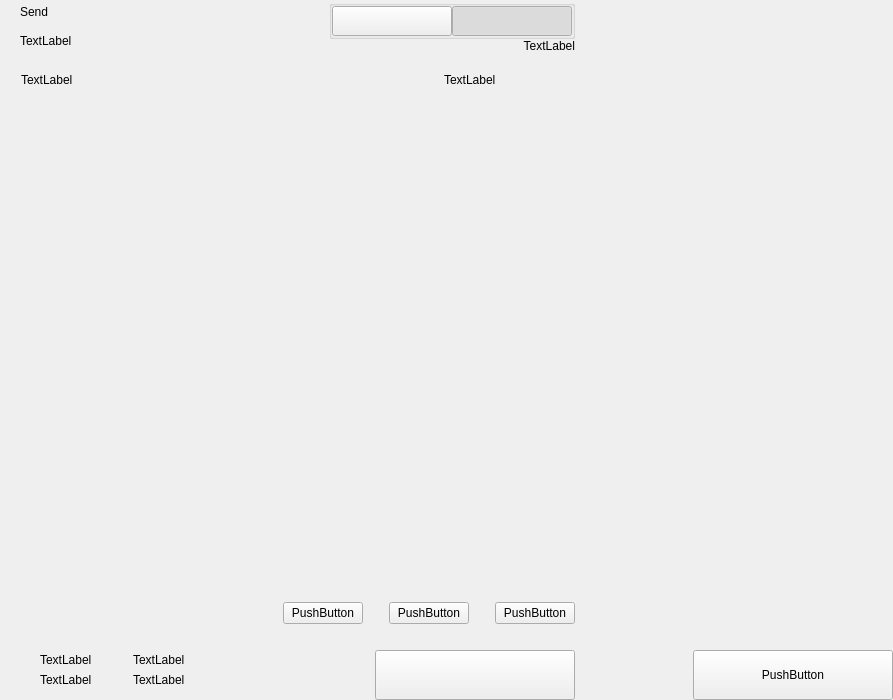
<?xml version="1.0" encoding="UTF-8"?>
<ui version="4.0">
 <class>send</class>
 <widget class="QWidget" name="send">
  <property name="geometry">
   <rect>
    <x>0</x>
    <y>0</y>
    <width>893</width>
    <height>700</height>
   </rect>
  </property>
  <property name="windowTitle">
   <string>Form</string>
  </property>
  <layout class="QHBoxLayout" name="horizontalLayout_2" stretch="2,1">
   <property name="spacing">
    <number>0</number>
   </property>
   <property name="leftMargin">
    <number>0</number>
   </property>
   <property name="topMargin">
    <number>0</number>
   </property>
   <property name="rightMargin">
    <number>0</number>
   </property>
   <property name="bottomMargin">
    <number>0</number>
   </property>
   <item>
    <widget class="QWidget" name="left" native="true">
     <layout class="QVBoxLayout" name="verticalLayout_3">
      <property name="spacing">
       <number>0</number>
      </property>
      <property name="leftMargin">
       <number>0</number>
      </property>
      <property name="topMargin">
       <number>0</number>
      </property>
      <property name="rightMargin">
       <number>0</number>
      </property>
      <property name="bottomMargin">
       <number>0</number>
      </property>
      <item>
       <layout class="QVBoxLayout" name="verticalLayout_22" stretch="0,0,0,1,0,0,0,0">
        <property name="spacing">
         <number>0</number>
        </property>
        <item>
         <layout class="QHBoxLayout" name="horizontalLayout_3">
          <property name="spacing">
           <number>0</number>
          </property>
          <property name="leftMargin">
           <number>20</number>
          </property>
          <property name="rightMargin">
           <number>20</number>
          </property>
          <item>
           <layout class="QVBoxLayout" name="verticalLayout">
            <property name="spacing">
             <number>5</number>
            </property>
            <item>
             <widget class="QLabel" name="labelTitle">
              <property name="text">
               <string>Send</string>
              </property>
              <property name="alignment">
               <set>Qt::AlignLeading|Qt::AlignLeft|Qt::AlignVCenter</set>
              </property>
             </widget>
            </item>
            <item>
             <widget class="QLabel" name="labelSubtitle1">
              <property name="text">
               <string>TextLabel</string>
              </property>
             </widget>
            </item>
           </layout>
          </item>
          <item>
           <spacer name="horizontalSpacer">
            <property name="orientation">
             <enum>Qt::Horizontal</enum>
            </property>
            <property name="sizeHint" stdset="0">
             <size>
              <width>40</width>
              <height>20</height>
             </size>
            </property>
           </spacer>
          </item>
          <item>
           <layout class="QVBoxLayout" name="verticalLayout_6">
            <property name="spacing">
             <number>0</number>
            </property>
            <item>
             <widget class="QGroupBox" name="groupBox">
              <property name="title">
               <string/>
              </property>
              <property name="alignment">
               <set>Qt::AlignLeading|Qt::AlignLeft|Qt::AlignTop</set>
              </property>
              <layout class="QHBoxLayout" name="horizontalLayout_4">
               <property name="spacing">
                <number>0</number>
               </property>
               <property name="leftMargin">
                <number>0</number>
               </property>
               <property name="topMargin">
                <number>0</number>
               </property>
               <property name="rightMargin">
                <number>0</number>
               </property>
               <property name="bottomMargin">
                <number>0</number>
               </property>
               <item>
                <widget class="QPushButton" name="pushLeft">
                 <property name="minimumSize">
                  <size>
                   <width>120</width>
                   <height>30</height>
                  </size>
                 </property>
                 <property name="maximumSize">
                  <size>
                   <width>120</width>
                   <height>30</height>
                  </size>
                 </property>
                 <property name="focusPolicy">
                  <enum>Qt::NoFocus</enum>
                 </property>
                 <property name="text">
                  <string/>
                 </property>
                 <property name="checkable">
                  <bool>true</bool>
                 </property>
                 <property name="autoExclusive">
                  <bool>true</bool>
                 </property>
                </widget>
               </item>
               <item>
                <widget class="QPushButton" name="pushRight">
                 <property name="minimumSize">
                  <size>
                   <width>120</width>
                   <height>30</height>
                  </size>
                 </property>
                 <property name="maximumSize">
                  <size>
                   <width>120</width>
                   <height>30</height>
                  </size>
                 </property>
                 <property name="focusPolicy">
                  <enum>Qt::NoFocus</enum>
                 </property>
                 <property name="text">
                  <string/>
                 </property>
                 <property name="checkable">
                  <bool>true</bool>
                 </property>
                 <property name="checked">
                  <bool>true</bool>
                 </property>
                 <property name="autoExclusive">
                  <bool>true</bool>
                 </property>
                </widget>
               </item>
              </layout>
             </widget>
            </item>
            <item>
             <widget class="QLabel" name="labelSubtitle2">
              <property name="text">
               <string>TextLabel</string>
              </property>
              <property name="alignment">
               <set>Qt::AlignRight|Qt::AlignTrailing|Qt::AlignVCenter</set>
              </property>
             </widget>
            </item>
           </layout>
          </item>
         </layout>
        </item>
        <item>
         <spacer name="verticalSpacer_2">
          <property name="orientation">
           <enum>Qt::Vertical</enum>
          </property>
          <property name="sizeType">
           <enum>QSizePolicy::Fixed</enum>
          </property>
          <property name="sizeHint" stdset="0">
           <size>
            <width>20</width>
            <height>20</height>
           </size>
          </property>
         </spacer>
        </item>
        <item>
         <layout class="QHBoxLayout" name="horizontalLayout" stretch="6,0,2">
          <property name="spacing">
           <number>0</number>
          </property>
          <property name="leftMargin">
           <number>10</number>
          </property>
          <property name="topMargin">
           <number>0</number>
          </property>
          <property name="rightMargin">
           <number>20</number>
          </property>
          <property name="bottomMargin">
           <number>0</number>
          </property>
          <item>
           <widget class="QLabel" name="labelSubtitleAddress">
            <property name="styleSheet">
             <string notr="true">margin-left:8px;</string>
            </property>
            <property name="text">
             <string>TextLabel</string>
            </property>
           </widget>
          </item>
          <item>
           <spacer name="horizontalSpacer_3">
            <property name="orientation">
             <enum>Qt::Horizontal</enum>
            </property>
            <property name="sizeType">
             <enum>QSizePolicy::Fixed</enum>
            </property>
            <property name="sizeHint" stdset="0">
             <size>
              <width>40</width>
              <height>1</height>
             </size>
            </property>
           </spacer>
          </item>
          <item>
           <widget class="QLabel" name="labelSubtitleAmount">
            <property name="text">
             <string>TextLabel</string>
            </property>
           </widget>
          </item>
         </layout>
        </item>
        <item>
         <widget class="QScrollArea" name="scrollArea">
          <property name="minimumSize">
           <size>
            <width>0</width>
            <height>350</height>
           </size>
          </property>
          <property name="styleSheet">
           <string notr="true">#scrollArea {
            background:transparent;
            margin-top:10px;
}</string>
          </property>
          <property name="horizontalScrollBarPolicy">
           <enum>Qt::ScrollBarAlwaysOff</enum>
          </property>
          <property name="sizeAdjustPolicy">
           <enum>QAbstractScrollArea::AdjustIgnored</enum>
          </property>
          <property name="widgetResizable">
           <bool>true</bool>
          </property>
          <property name="alignment">
           <set>Qt::AlignLeading|Qt::AlignLeft|Qt::AlignTop</set>
          </property>
          <widget class="QWidget" name="scrollAreaWidgetContents">
           <property name="geometry">
            <rect>
             <x>0</x>
             <y>0</y>
             <width>591</width>
             <height>16</height>
            </rect>
           </property>
           <property name="sizePolicy">
            <sizepolicy hsizetype="Preferred" vsizetype="Maximum">
             <horstretch>0</horstretch>
             <verstretch>0</verstretch>
            </sizepolicy>
           </property>
           <property name="autoFillBackground">
            <bool>false</bool>
           </property>
           <property name="styleSheet">
            <string notr="true">#scrollAreaWidgetContents {
             background:transparent;
             }</string>
           </property>
           <layout class="QVBoxLayout" name="verticalLayout_7">
            <property name="spacing">
             <number>0</number>
            </property>
            <property name="sizeConstraint">
             <enum>QLayout::SetDefaultConstraint</enum>
            </property>
            <property name="leftMargin">
             <number>0</number>
            </property>
            <property name="topMargin">
             <number>0</number>
            </property>
            <property name="rightMargin">
             <number>0</number>
            </property>
            <property name="bottomMargin">
             <number>0</number>
            </property>
           </layout>
          </widget>
         </widget>
        </item>
        <item>
         <spacer name="verticalSpacer_4">
          <property name="orientation">
           <enum>Qt::Vertical</enum>
          </property>
          <property name="sizeType">
           <enum>QSizePolicy::Fixed</enum>
          </property>
          <property name="sizeHint" stdset="0">
           <size>
            <width>20</width>
            <height>20</height>
           </size>
          </property>
         </spacer>
        </item>
        <item>
         <layout class="QHBoxLayout" name="horizontalLayout_20">
          <property name="spacing">
           <number>6</number>
          </property>
          <property name="rightMargin">
           <number>20</number>
          </property>
          <item>
           <spacer name="horizontalSpacer_4">
            <property name="orientation">
             <enum>Qt::Horizontal</enum>
            </property>
            <property name="sizeHint" stdset="0">
             <size>
              <width>40</width>
              <height>20</height>
             </size>
            </property>
           </spacer>
          </item>
          <item>
           <widget class="QPushButton" name="pushButtonFee">
            <property name="focusPolicy">
             <enum>Qt::NoFocus</enum>
            </property>
            <property name="text">
             <string>PushButton</string>
            </property>
           </widget>
          </item>
          <item>
           <spacer name="horizontalSpacer_11">
            <property name="orientation">
             <enum>Qt::Horizontal</enum>
            </property>
            <property name="sizeType">
             <enum>QSizePolicy::Minimum</enum>
            </property>
            <property name="sizeHint" stdset="0">
             <size>
              <width>20</width>
              <height>20</height>
             </size>
            </property>
           </spacer>
          </item>
          <item>
           <widget class="QPushButton" name="pushButtonClear">
            <property name="focusPolicy">
             <enum>Qt::NoFocus</enum>
            </property>
            <property name="layoutDirection">
             <enum>Qt::RightToLeft</enum>
            </property>
            <property name="text">
             <string>PushButton</string>
            </property>
           </widget>
          </item>
          <item>
           <spacer name="horizontalSpacer_6">
            <property name="orientation">
             <enum>Qt::Horizontal</enum>
            </property>
            <property name="sizeType">
             <enum>QSizePolicy::Fixed</enum>
            </property>
            <property name="sizeHint" stdset="0">
             <size>
              <width>20</width>
              <height>20</height>
             </size>
            </property>
           </spacer>
          </item>
          <item>
           <widget class="QPushButton" name="pushButtonAddRecipient">
            <property name="focusPolicy">
             <enum>Qt::NoFocus</enum>
            </property>
            <property name="text">
             <string>PushButton</string>
            </property>
           </widget>
          </item>
         </layout>
        </item>
        <item>
         <spacer name="verticalSpacer">
          <property name="orientation">
           <enum>Qt::Vertical</enum>
          </property>
          <property name="sizeType">
           <enum>QSizePolicy::Fixed</enum>
          </property>
          <property name="sizeHint" stdset="0">
           <size>
            <width>20</width>
            <height>16</height>
           </size>
          </property>
         </spacer>
        </item>
        <item>
         <layout class="QHBoxLayout" name="horizontalLayout_7">
          <property name="rightMargin">
           <number>20</number>
          </property>
          <item>
           <layout class="QHBoxLayout" name="horizontalLayout_10">
            <property name="spacing">
             <number>0</number>
            </property>
            <property name="leftMargin">
             <number>8</number>
            </property>
            <item>
             <widget class="QStackedWidget" name="stackedWidget">
              <property name="minimumSize">
               <size>
                <width>0</width>
                <height>60</height>
               </size>
              </property>
              <property name="maximumSize">
               <size>
                <width>16777215</width>
                <height>60</height>
               </size>
              </property>
              <widget class="QWidget" name="page1">
               <layout class="QVBoxLayout" name="verticalLayout_71" stretch="0">
                <property name="spacing">
                 <number>6</number>
                </property>
                <property name="leftMargin">
                 <number>12</number>
                </property>
                <property name="topMargin">
                 <number>0</number>
                </property>
                <property name="rightMargin">
                 <number>0</number>
                </property>
                <property name="bottomMargin">
                 <number>0</number>
                </property>
                <item>
                 <widget class="QWidget" name="coinWidget" native="true">
                  <property name="minimumSize">
                   <size>
                    <width>0</width>
                    <height>60</height>
                   </size>
                  </property>
                  <property name="maximumSize">
                   <size>
                    <width>16777215</width>
                    <height>60</height>
                   </size>
                  </property>
                  <layout class="QHBoxLayout" name="horizontalLayout_9">
                   <property name="spacing">
                    <number>0</number>
                   </property>
                   <property name="leftMargin">
                    <number>20</number>
                   </property>
                   <property name="topMargin">
                    <number>10</number>
                   </property>
                   <property name="rightMargin">
                    <number>20</number>
                   </property>
                   <property name="bottomMargin">
                    <number>10</number>
                   </property>
                   <item>
                    <layout class="QVBoxLayout" name="verticalSend">
                     <property name="spacing">
                      <number>0</number>
                     </property>
                     <item>
                      <widget class="QLabel" name="labelTitleTotalSend">
                       <property name="text">
                        <string>TextLabel</string>
                       </property>
                      </widget>
                     </item>
                     <item>
                      <widget class="QLabel" name="labelAmountSend">
                       <property name="text">
                        <string>TextLabel</string>
                       </property>
                      </widget>
                     </item>
                    </layout>
                   </item>
                   <item>
                    <spacer name="horizontalSpacer_9">
                     <property name="orientation">
                      <enum>Qt::Horizontal</enum>
                     </property>
                     <property name="sizeType">
                      <enum>QSizePolicy::Fixed</enum>
                     </property>
                     <property name="sizeHint" stdset="0">
                      <size>
                       <width>20</width>
                       <height>20</height>
                      </size>
                     </property>
                    </spacer>
                   </item>
                   <item>
                    <widget class="QLabel" name="labelLine">
                     <property name="minimumSize">
                      <size>
                       <width>1</width>
                       <height>0</height>
                      </size>
                     </property>
                     <property name="maximumSize">
                      <size>
                       <width>1</width>
                       <height>16777215</height>
                      </size>
                     </property>
                     <property name="text">
                      <string/>
                     </property>
                    </widget>
                   </item>
                   <item>
                    <spacer name="horizontalSpacer_10">
                     <property name="orientation">
                      <enum>Qt::Horizontal</enum>
                     </property>
                     <property name="sizeType">
                      <enum>QSizePolicy::Fixed</enum>
                     </property>
                     <property name="sizeHint" stdset="0">
                      <size>
                       <width>20</width>
                       <height>20</height>
                      </size>
                     </property>
                    </spacer>
                   </item>
                   <item>
                    <layout class="QVBoxLayout" name="verticalRemaining">
                     <property name="spacing">
                      <number>0</number>
                     </property>
                     <item>
                      <widget class="QLabel" name="labelTitleTotalRemaining">
                       <property name="text">
                        <string>TextLabel</string>
                       </property>
                      </widget>
                     </item>
                     <item>
                      <widget class="QLabel" name="labelAmountRemaining">
                       <property name="text">
                        <string>TextLabel</string>
                       </property>
                      </widget>
                     </item>
                    </layout>
                   </item>
                  </layout>
                 </widget>
                </item>
               </layout>
              </widget>
              <widget class="QWidget" name="page_2"/>
             </widget>
            </item>
           </layout>
          </item>
          <item>
           <spacer name="horizontalSpacer_5">
            <property name="orientation">
             <enum>Qt::Horizontal</enum>
            </property>
            <property name="sizeType">
             <enum>QSizePolicy::Expanding</enum>
            </property>
            <property name="sizeHint" stdset="0">
             <size>
              <width>40</width>
              <height>20</height>
             </size>
            </property>
           </spacer>
          </item>
          <item alignment="Qt::AlignBottom">
           <widget class="QPushButton" name="pushButtonSave">
            <property name="minimumSize">
             <size>
              <width>200</width>
              <height>50</height>
             </size>
            </property>
            <property name="maximumSize">
             <size>
              <width>200</width>
              <height>50</height>
             </size>
            </property>
            <property name="focusPolicy">
             <enum>Qt::NoFocus</enum>
            </property>
            <property name="text">
             <string/>
            </property>
           </widget>
          </item>
         </layout>
        </item>
       </layout>
      </item>
     </layout>
    </widget>
   </item>
   <item>
    <widget class="QWidget" name="right" native="true">
     <layout class="QVBoxLayout" name="verticalLayout_5">
      <property name="leftMargin">
       <number>0</number>
      </property>
      <property name="topMargin">
       <number>0</number>
      </property>
      <property name="rightMargin">
       <number>0</number>
      </property>
      <property name="bottomMargin">
       <number>0</number>
      </property>
      <item>
       <layout class="QVBoxLayout" name="verticalLayout_4">
        <property name="spacing">
         <number>6</number>
        </property>
        <item>
         <widget class="OptionButton" name="btnCoinControl" native="true">
          <property name="minimumSize">
           <size>
            <width>0</width>
            <height>50</height>
           </size>
          </property>
         </widget>
        </item>
        <item>
         <widget class="OptionButton" name="btnChangeAddress" native="true">
          <property name="minimumSize">
           <size>
            <width>0</width>
            <height>50</height>
           </size>
          </property>
         </widget>
        </item>
        <item>
         <widget class="OptionButton" name="btnUri" native="true">
          <property name="minimumSize">
           <size>
            <width>0</width>
            <height>50</height>
           </size>
          </property>
         </widget>
        </item>
        <item>
         <spacer name="verticalSpacer_5">
          <property name="orientation">
           <enum>Qt::Vertical</enum>
          </property>
          <property name="sizeHint" stdset="0">
           <size>
            <width>20</width>
            <height>40</height>
           </size>
          </property>
         </spacer>
        </item>
        <item>
         <layout class="QHBoxLayout" name="horizontalLayout_8">
          <item>
           <spacer name="horizontalSpacer_7">
            <property name="orientation">
             <enum>Qt::Horizontal</enum>
            </property>
            <property name="sizeHint" stdset="0">
             <size>
              <width>40</width>
              <height>20</height>
             </size>
            </property>
           </spacer>
          </item>
          <item>
           <widget class="QPushButton" name="pushButtonReset">
            <property name="minimumSize">
             <size>
              <width>200</width>
              <height>50</height>
             </size>
            </property>
            <property name="maximumSize">
             <size>
              <width>200</width>
              <height>50</height>
             </size>
            </property>
            <property name="focusPolicy">
             <enum>Qt::NoFocus</enum>
            </property>
            <property name="text">
             <string>PushButton</string>
            </property>
           </widget>
          </item>
         </layout>
        </item>
       </layout>
      </item>
     </layout>
    </widget>
   </item>
  </layout>
 </widget>
 <customwidgets>
  <customwidget>
   <class>OptionButton</class>
   <extends>QWidget</extends>
   <header>qt/bitchain/optionbutton.h</header>
   <container>1</container>
  </customwidget>
 </customwidgets>
 <resources/>
 <connections/>
</ui>
